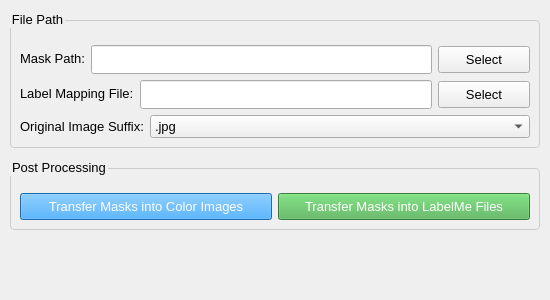
<?xml version="1.0" encoding="UTF-8"?>
<ui version="4.0">
  <class>PostForm</class>
  <widget class="QWidget" name="PostForm">
    <property name="geometry">
      <rect>
        <x>0</x>
        <y>0</y>
        <width>550</width>
        <height>300</height>
      </rect>
    </property>
    <property name="windowTitle">
      <string>Post-Processing</string>
    </property>
    <property name="styleSheet">
      <string>
        QWidget { font-family: "Microsoft YaHei"; font-size: 10pt; }
        QGroupBox { border: 1px solid #CCCCCC; border-radius: 4px; margin-top: 10px; padding-top: 15px; }
        QPushButton { min-width: 80px; padding: 5px; }
        QLineEdit { padding: 5px; }
      </string>
    </property>
    <layout class="QVBoxLayout" name="verticalLayout">
      <property name="spacing">
        <number>10</number>
      </property>
      <property name="leftMargin">
        <number>10</number>
      </property>
      <property name="topMargin">
        <number>10</number>
      </property>
      <property name="rightMargin">
        <number>10</number>
      </property>
      <property name="bottomMargin">
        <number>10</number>
      </property>

<!-- 输入文件组 -->
<!-- 输入文件组 -->
<item>
  <widget class="QGroupBox" name="groupInput">
    <property name="title">
      <string>File Path</string>
    </property>
    <layout class="QVBoxLayout" name="verticalLayout_2">
      <item>
        <layout class="QFormLayout" name="formLayout_mask">
          <item row="0" column="0">
            <widget class="QLabel" name="label_mask">
              <property name="text">
                <string>Mask Path:</string>
              </property>
              <property name="toolTip">
                <string>Select the path to the mask file.</string>
              </property>
            </widget>
          </item>
          <item row="0" column="1">
            <layout class="QHBoxLayout" name="horizontalLayout_mask_input">
              <item>
                <widget class="QLineEdit" name="line_mask">
                  <property name="toolTip">
                    <string>Enter the path to the mask file or use the 'Select' button to browse.</string>
                  </property>
                </widget>
              </item>
              <item>
                <widget class="QPushButton" name="btn_mask">
                  <property name="text">
                    <string>Select</string>
                  </property>
                  <property name="toolTip">
                    <string>Browse for the mask file.</string>
                  </property>
                </widget>
              </item>
            </layout>
          </item>
        </layout>
      </item>
      <item>
        <layout class="QFormLayout" name="formLayout_json">
          <item row="0" column="0">
            <widget class="QLabel" name="label_json">
              <property name="text">
                <string>Label Mapping File:</string>
              </property>
              <property name="toolTip">
                <string>Select the path to the label mapping file.</string>
              </property>
            </widget>
          </item>
          <item row="0" column="1">
            <layout class="QHBoxLayout" name="horizontalLayout_json_input">
              <item>
                <widget class="QLineEdit" name="line_json">
                  <property name="toolTip">
                    <string>Enter the path to the label mapping file or use the 'Select' button to browse.</string>
                  </property>
                </widget>
              </item>
              <item>
                <widget class="QPushButton" name="btn_json">
                  <property name="text">
                    <string>Select</string>
                  </property>
                  <property name="toolTip">
                    <string>Browse for the label mapping file.</string>
                  </property>
                </widget>
              </item>
            </layout>
          </item>
        </layout>
      </item>
      <item>
        <layout class="QFormLayout" name="formLayout_suffix">
          <item row="0" column="0">
            <widget class="QLabel" name="label_suffix">
              <property name="text">
                <string>Original Image Suffix:</string>
              </property>
              <property name="toolTip">
                <string>Required for generating JSON files. The suffix must match the original image names (including suffix) to display correctly in LabelMe. It is recommended to keep the same suffix for all original images.</string>
              </property>
            </widget>
          </item>
          <item row="0" column="1">
            <widget class="QComboBox" name="combo_suffix">
              <item>
                <property name="text">
                  <string>.jpg</string>
                </property>
              </item>
              <item>
                <property name="text">
                  <string>.png</string>
                </property>
              </item>
              <item>
                <property name="text">
                  <string>.jpeg</string>
                </property>
              </item>
              <item>
                <property name="text">
                  <string>.tif</string>
                </property>
              </item>
              <item>
                <property name="text">
                  <string>.tiff</string>
                </property>
              </item>

            </widget>
          </item>
        </layout>
      </item>
    </layout>
  </widget>
</item>


      <!-- 操作按钮组 -->
      <item>
        <widget class="QGroupBox" name="groupActions">
          <property name="title">
            <string>Post Processing</string>
          </property>
          <layout class="QHBoxLayout" name="horizontalLayout">
            <item>
              <widget class="QPushButton" name="btn_color">
                <property name="text">
                  <string>Transfer Masks into Color Images</string>
                </property>
                <property name="styleSheet">
                  <string>background-color: #2196F3; color: white;</string>
                </property>
              </widget>
            </item>

            <item>
              <widget class="QPushButton" name="btn_labelme">
                <property name="text">
                  <string>Transfer Masks into LabelMe Files</string>
                </property>
                <property name="styleSheet">
                  <string>background-color: #4CAF50; color: white;</string>
                </property>
              </widget>
            </item>
          </layout>
        </widget>
      </item>

      <!-- 底部留空 -->
      <item>
        <spacer name="verticalSpacer">
          <property name="orientation">
            <enum>Qt::Vertical</enum>
          </property>
          <property name="sizeHint" stdset="0">
            <size>
              <width>20</width>
              <height>40</height>
            </size>
          </property>
        </spacer>
      </item>
    </layout>
  </widget>
  <resources/>
  <connections/>
</ui>
